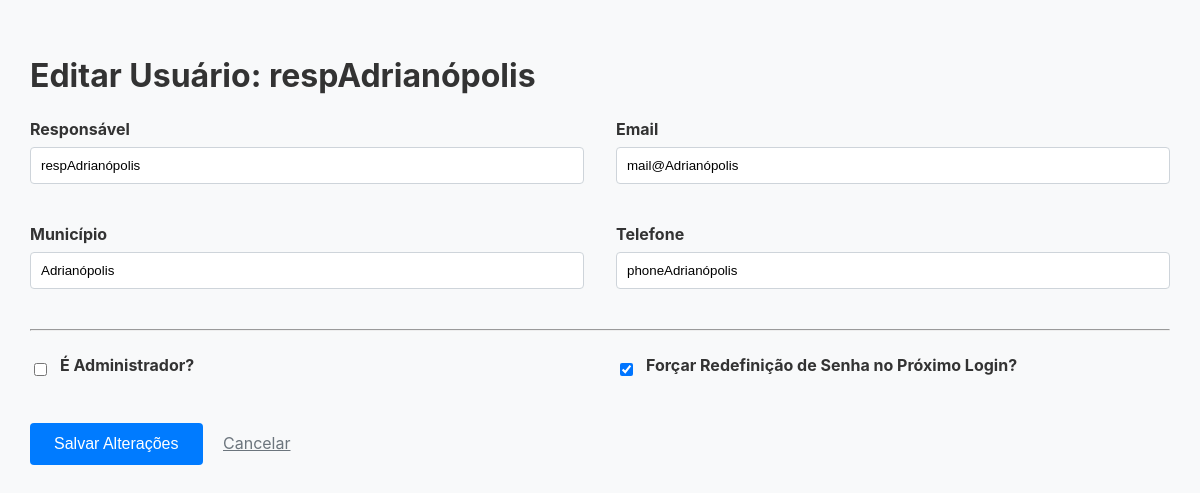
The page /admin/edit_user/2 (signed in) on the database its author committed.
### tables this page shows
CREATE TABLE users (
        id INTEGER PRIMARY KEY AUTOINCREMENT,
        email TEXT UNIQUE NOT NULL,
        password TEXT NOT NULL,
        municipio TEXT NOT NULL,
        responsavel TEXT NOT NULL,
        telefone TEXT NOT NULL,
        must_reset_password BOOLEAN DEFAULT 1,
        is_admin BOOLEAN DEFAULT 0
    );

### app.py (the view, shortened to what this page needs)
@app.route('/admin/edit_user/<int:user_id>', methods=['GET', 'POST'])
@login_required
@admin_required
def edit_user(user_id):
    db = get_db()
    user_to_edit = db.execute('SELECT * FROM users WHERE id = ?', (user_id,)).fetchone()
    db.close()
    if user_to_edit is None:
        flash('Usuário não encontrado.', 'danger')
        return redirect(url_for('admin_index'))
    return render_template('edit_user.html', user=user_to_edit)

### app.py (called while the page is built)
def get_db():
    db = sqlite3.connect(DATABASE)
    db.row_factory = sqlite3.Row
    return db

def login_required(f):
    @wraps(f)
    def decorated_function(*args, **kwargs):
        if 'user_id' not in session:
            flash('Por favor, faça login para acessar esta página.', 'warning')
            return redirect(url_for('login'))
        return f(*args, **kwargs)
    return decorated_function

def admin_required(f):
    @wraps(f)
    def decorated_function(*args, **kwargs):
        if not g.user or not g.user['is_admin']:
            flash('Acesso negado. Esta área é restrita para administradores.', 'danger')
            return redirect(url_for('index'))
        return f(*args, **kwargs)
    return decorated_function

@app.before_request
def load_logged_in_user():
    user_id = session.get('user_id')
    if user_id is None:
        g.user = None
    else:
        db = get_db()
        g.user = db.execute('SELECT * FROM users WHERE id = ?', (user_id,)).fetchone()
        db.close()

@app.context_processor
def inject_user():
    return dict(user=g.user)

### templates/edit_user.html (shortened to what this page needs)
<!DOCTYPE html>
<html lang="pt-BR">
<head>
    <link rel="stylesheet" href="{{ url_for('static', filename='style.css') }}">
</head>
<body>
    <div class="container">
        <h1>Editar Usuário: {{ user.responsavel }}</h1>
        <form method="post">
            <div class="form-row">
                <div class="form-group">
                    <label for="responsavel">Responsável</label>
                    <input type="text" id="responsavel" name="responsavel" value="{{ user.responsavel }}" required>
                </div>
                <div class="form-group">
                    <label for="email">Email</label>
                    <input type="email" id="email" name="email" value="{{ user.email }}" required>
                </div>
            </div>
            <div class="form-row">
                <div class="form-group">
                    <label for="municipio">Município</label>
                    <input type="text" id="municipio" name="municipio" value="{{ user.municipio }}" required>
                </div>
                <div class="form-group">
                    <label for="telefone">Telefone</label>
                    <input type="text" id="telefone" name="telefone" value="{{ user.telefone }}" required>
                </div>
            </div>
            <hr>
            <div class="form-row">
                <div class="form-group checkbox-group">
                    <input type="checkbox" id="is_admin" name="is_admin" {% if user.is_admin %}checked{% endif %}>
                    <label for="is_admin">É Administrador?</label>
                </div>
                <div class="form-group checkbox-group">
                    <input type="checkbox" id="must_reset_password" name="must_reset_password" {% if user.must_reset_password %}checked{% endif %}>
                    <label for="must_reset_password">Forçar Redefinição de Senha no Próximo Login?</label>
                </div>
            </div>
            <button type="submit">Salvar Alterações</button>
            <a href="{{ url_for('admin_index') }}" style="margin-left: 1em; color: #6c757d;">Cancelar</a>
        </form>
    </div>
</body>
</html>

### static/style.css (style rules this page uses)
body { font-family: -apple-system, BlinkMacSystemFont, "Segoe UI", Roboto, "Helvetica Neue", Arial, sans-serif; margin: 0; background-color: #f8f9fa; color: #333; }
.container { width: 100%; max-width: 95%; margin: 1em auto; padding: 1.5em; }
h1, h2, h3 { margin-top: 0.5em; margin-bottom: 0.75em; }
.form-group { margin-bottom: 1em; }
label { display: block; margin-bottom: 0.5em; font-weight: bold; }
input[type="text"], input[type="email"], input[type="tel"], input[type="password"], select, textarea { width: 100%; padding: 0.75em; border: 1px solid #ced4da; border-radius: 4px; box-sizing: border-box; }
button[type="submit"] { background-color: #007bff; color: white; border: none; padding: 0.75em 1.5em; border-radius: 4px; cursor: pointer; font-size: 1em; transition: background-color 0.2s; }
hr { margin-top: 1.5em; margin-bottom: 1.5em; }

### templates/edit_user.html (style rules this page uses)
.form-row { display: flex; gap: 2em; margin-bottom: 1.5em; }
.form-row .form-group { flex: 1; }
.checkbox-group { display: flex; align-items: center; gap: 10px; }
.checkbox-group input { width: auto; }

### rows shown on the page
users: responsavel "respAdrianópolis", email "mail@Adrianópolis", municipio "Adrianópolis", telefone "phoneAdrianópolis", must_reset_password "☑"
